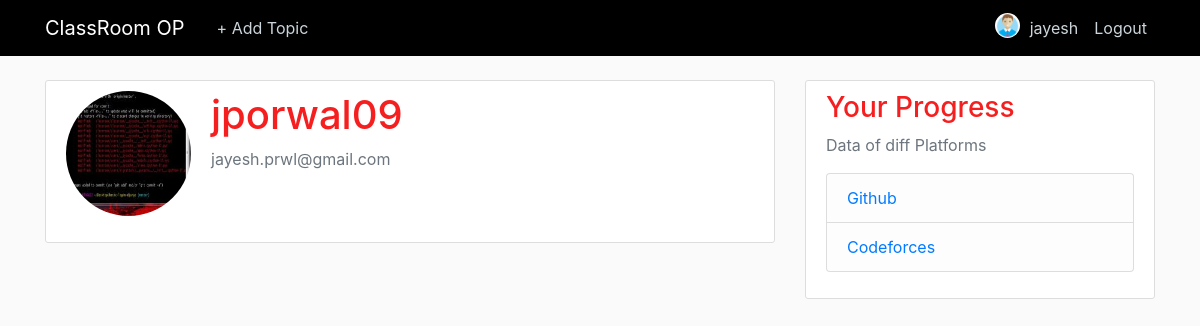
The page /1/user/ (signed in) on the database its author committed.
### users/models.py (models this page shows, shortened)
class Profile(models.Model):
	user = models.OneToOneField(User, on_delete= models.CASCADE)
	image = models.ImageField(default = 'default.png', upload_to = 'profile_pics')

### users/views.py (the view)
# urls.py: path('<int:user_id>/user/', user_views.diffprofile , name = 'userop'),
@login_required
def diffprofile(request,user_id):
    id = request.user.id
    print(id)
    if id==user_id:
       return redirect('profile')
    else:
        if user_id != 1:
            user_id=user_id-11
        pro = get_object_or_404(Profile,pk=user_id)
        print(pro.user.username)
        return render(request, 'users/newpp.html',{'used':pro})

### users/templates/users/newpp.html
{% extends "users/home.html" %}
{% load crispy_forms_tags %}
{% block content %}
    <div class="content-section">
      <div class="media">
        <img class="rounded-circle account-img" src="{{ used.user.profile.image.url }}">
        <div class="media-body">
          <h2 class="account-heading">{{ used.user.username }}</h2>
          <p class="text-secondary">{{ used.user.email }}</p>
        </div>
      </div>
    </div>
{% endblock content %}

### users/templates/users/home.html (shortened to what this page needs)
{% load static %}
<!DOCTYPE html>
<html>
<head>
    <link rel="stylesheet" href="https://maxcdn.bootstrapcdn.com/bootstrap/4.0.0/css/bootstrap.min.css">
    <link rel="stylesheet" type="text/css" href="{% static 'users/main.css' %}">
</head>
<body>
	<header class="site-header">
  <nav class="navbar navbar-expand-md navbar-dark bg-steel fixed-top">
    <div class="container">
      <a class="navbar-brand mr-4" href="{% url 'userhome' %}">ClassRoom OP</a>
      <div class="collapse navbar-collapse" id="navbarToggle">
        <div class="navbar-nav mr-auto">
          {% if user.is_authenticated %}
          <a class="nav-item nav-link" href="{% url 'addtopic' %}">+ Add Topic</a>
          {% else %}
          <a class="nav-item nav-link" href="#">About</a>
          {% endif %}
        </div>
        <div class="navbar-nav">
          {% if user.is_authenticated %}
          <img class="rounded-circle article-img" src="{{ user.profile.image.url }}">
          <a class="nav-item nav-link" href="{% url 'profile' %}">{{ user.username }}</a>
          <a class="nav-item nav-link" href="{% url 'logout' %}">Logout</a>
          {% else %}
          <a class="nav-item nav-link" href="{% url 'login' %}">Login</a>
          <a class="nav-item nav-link" href="{% url 'register' %}">Register</a>
          {% endif %}
        </div>
      </div>
    </div>
  </nav>
</header>
<main role="main" class="container">
  <div class="row">
    <div class="col-md-8">
      {% block content %}{% endblock %}
    </div>
    <div class="col-md-4">
      <div class="content-section">
        <h3>Your Progress</h3>
        <p class='text-muted'>Data of diff Platforms
          <ul class="list-group">
            <li class="list-group-item list-group-item-light"><a href="/github">Github</a></li>
            <li class="list-group-item list-group-item-light"><a href="/cf">Codeforces</a></li>
          </ul>
        </p>
      </div>
    </div>
  </div>
</main>
</body>
</html>

### users/static/users/main.css (style rules this page uses)
body { background: #fafafa; color: #333333; margin-top: 5rem; }
h1, h2, h3, h4, h5, h6 { color: #f51f1f; }
ul { margin: 0; }
.bg-steel { background-color: #000000; }
.site-header .navbar-nav .nav-link { color: #cbd5db; }
.content-section { background: #ffffff; padding: 10px 20px; border: 1px solid #dddddd; border-radius: 3px; margin-bottom: 20px; }
.article-img { height: 25px; width: 25px; margin-top: 5px; margin-right: 2px; }
.account-img { height: 125px; width: 125px; margin-right: 20px; margin-bottom: 16px; }
.account-heading { font-size: 2.5rem; }

### rows shown on the page
Profile: user.profile.image (picture), user.username "jporwal09", user.email "jayesh.prwl@gmail.com"

### other values the page prints
{{ user.username }} "jayesh"
